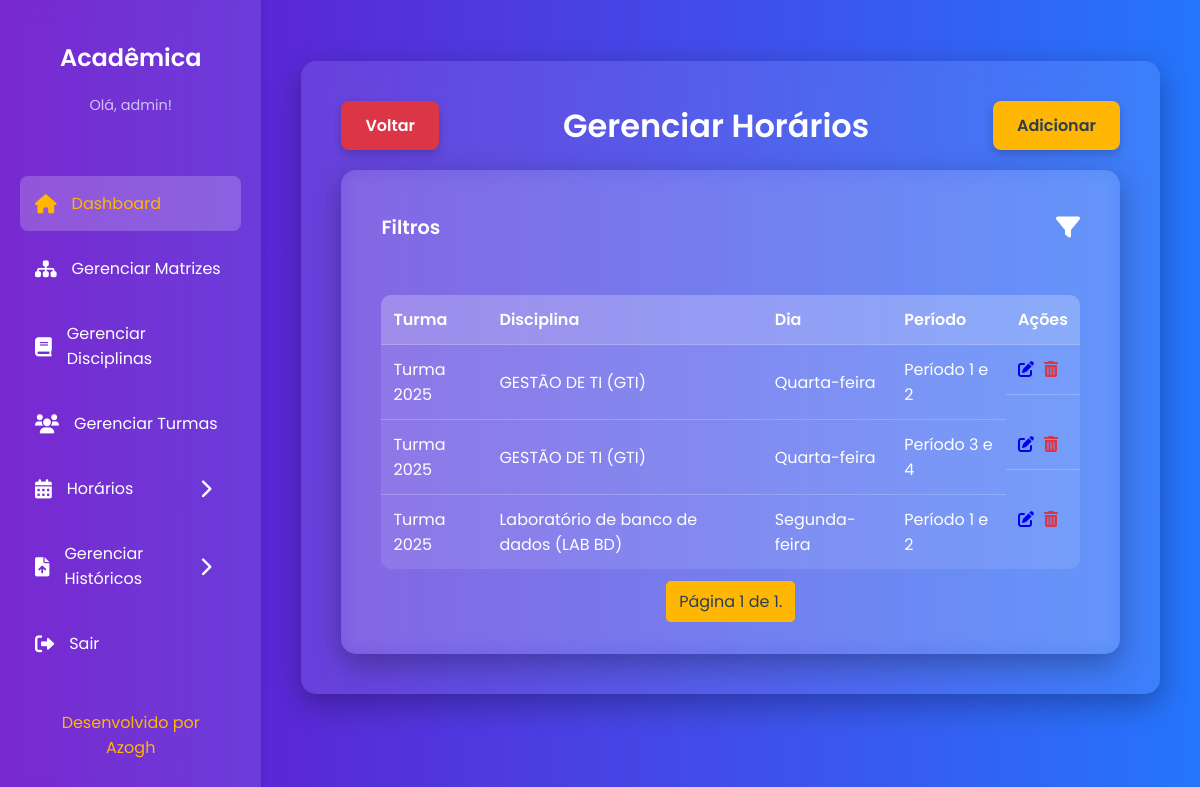
The page /horarios/ (signed in) on the database as committed earlier.
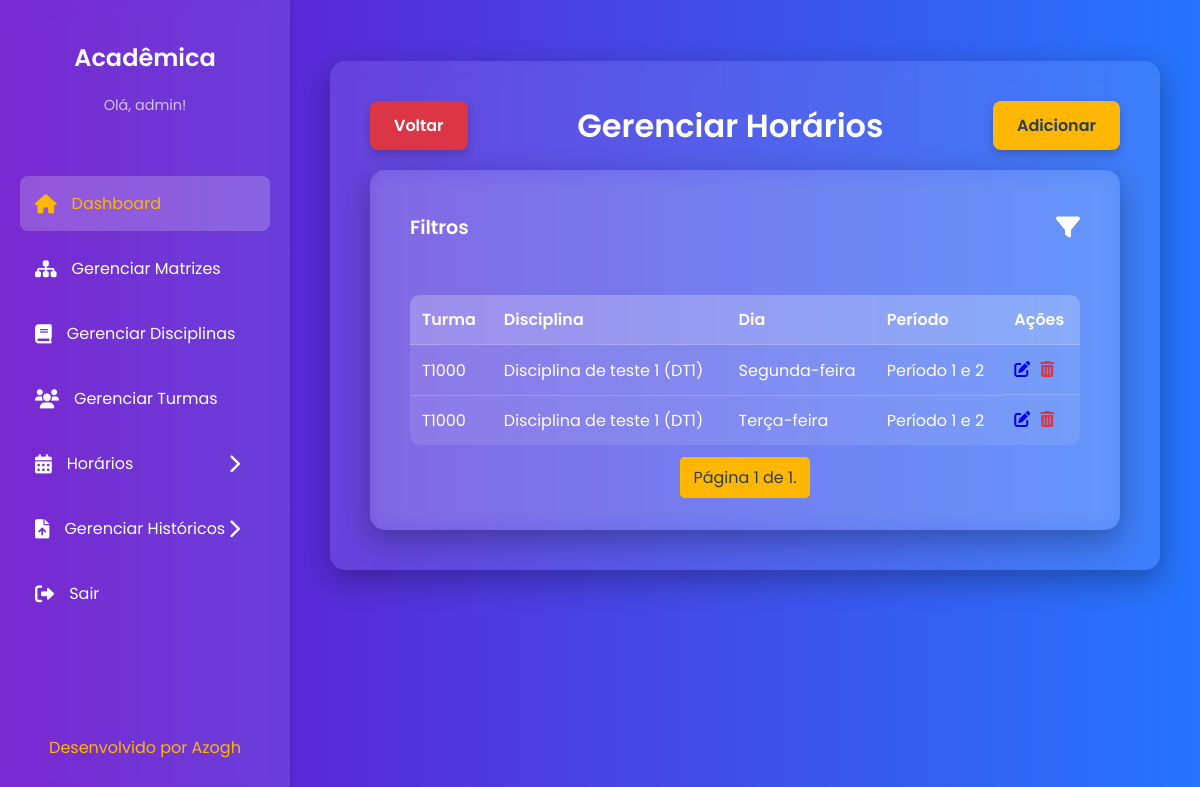
The same page on the database as committed later.
### core/models.py (models this page shows, shortened)
class Horario(models.Model):
    DIA_CHOICES = [
        ('SEG', 'Segunda-feira'),
        ('TER', 'Terça-feira'),
        ('QUA', 'Quarta-feira'),
        ('QUI', 'Quinta-feira'),
        ('SEX', 'Sexta-feira'),
    ]
    PERIODO_CHOICES = [
        ('1-2', 'Período 1 e 2'),
        ('3-4', 'Período 3 e 4'),
    ]
    dia_semana = models.CharField(max_length=3, choices=DIA_CHOICES, verbose_name="Dia da Semana")
    periodo = models.CharField(max_length=3, choices=PERIODO_CHOICES, verbose_name="Período")
    turma = models.ForeignKey(Turma, on_delete=models.CASCADE, verbose_name="Turma")
    disciplina = models.ForeignKey(Disciplinas, on_delete=models.CASCADE, verbose_name="Disciplina")
    usuario = models.ForeignKey(
        Usuario,
        on_delete=models.CASCADE,
        verbose_name="Criado por"
    )
    class Meta:
        db_table = 'HORARIO'
        unique_together = ('turma', 'dia_semana', 'periodo', 'disciplina')
        verbose_name = "Horário"
        verbose_name_plural = "Horários"

class Turma(models.Model):
    nome = models.CharField(max_length=45)
    ano_ingresso = models.IntegerField(verbose_name="Ano de Ingresso")
    usuario = models.ForeignKey(
        Usuario,
        on_delete=models.CASCADE,
        verbose_name="Criado por"
    )
    class Meta:
        db_table = 'TURMA'
        verbose_name = "Turma"
        verbose_name_plural = "Turmas"

class Disciplinas(models.Model):
    nome = models.CharField(max_length=100)
    sigla = models.CharField(max_length=10)
    ch = models.IntegerField(verbose_name="Carga Horária")
    semestre = models.PositiveSmallIntegerField()
    codigo = models.CharField(max_length=10)
    matriz_curricular = models.ForeignKey(
        MatrizCurricular,
        on_delete=models.CASCADE,
        verbose_name="Matriz Curricular"
    )
    usuario = models.ForeignKey(
        Usuario,
        on_delete=models.CASCADE,
        verbose_name="Criado por"
    )
    class Meta:
        db_table = 'DISCIPLINAS'
        verbose_name = "Disciplina"
        verbose_name_plural = "Disciplinas"

### core/views.py (the view)
# urls.py: path('horarios/', views.listar_horarios, name='listar_horarios'),
@login_required
def listar_horarios(request):
    horarios_list = Horario.objects.all().order_by('turma', 'dia_semana', 'periodo')
    turma_id = request.GET.get('turma')
    disciplina_id = request.GET.get('disciplina')
    dia_semana = request.GET.get('dia_semana')
    periodo = request.GET.get('periodo')
    if turma_id:
        horarios_list = horarios_list.filter(turma__pk=turma_id)
    if disciplina_id:
        horarios_list = horarios_list.filter(disciplina__pk=disciplina_id)
    if dia_semana:
        horarios_list = horarios_list.filter(dia_semana=dia_semana)
    if periodo:
        horarios_list = horarios_list.filter(periodo=periodo)
    turmas_disponiveis = Turma.objects.all()
    disciplinas_disponiveis = Disciplinas.objects.all()
    paginator = Paginator(horarios_list, 20)
    page = request.GET.get('page')
    try:
        horarios = paginator.page(page)
    except PageNotAnInteger:
        horarios = paginator.page(1)
    except EmptyPage:
        horarios = paginator.page(paginator.num_pages)
    return render(request, 'core/horarios/listar_horarios.html', {
        'horarios': horarios,
        'turmas_disponiveis': turmas_disponiveis,
        'disciplinas_disponiveis': disciplinas_disponiveis,
        'dia_semana_choices': Horario.DIA_CHOICES,
        'periodo_choices': Horario.PERIODO_CHOICES,
    })

### core/templates/core/horarios/listar_horarios.html (shortened to what this page needs)
{% extends 'core/base.html' %}
{% load static %}
{% block content %}
    <div style="display: flex; justify-content: space-between; align-items: center; margin-bottom: 20px;">
        <a href="{% url 'painel' %}" class="cancel-button">Voltar</a>
        <h1 style="margin: 0; text-align: center; flex-grow: 1;">Gerenciar Horários</h1>
        <a href="{% url 'adicionar_horario' %}" class="cta-button">Adicionar</a>
    </div>
    <div class="content-card">
        <div style="display: flex; justify-content: space-between; align-items: center; padding-bottom: 20px;">
            <h2 style="margin: 0; font-size: 1.2em;">Filtros</h2>
            <a href="#" id="filter-toggle" style="font-size: 1.5em; color: var(--text-color);"><i class="fas fa-filter"></i></a>
        </div>
        <table style="margin-top: 30px;">
            <thead>
                <tr>
                    <th>Turma</th>
                    <th>Disciplina</th>
                    <th>Dia</th>
                    <th>Período</th>
                    <th>Ações</th>
                </tr>
            </thead>
            <tbody>
                {% for horario in horarios %}
                <tr>
                    <td>{{ horario.turma.nome }}</td>
                    <td>{{ horario.disciplina.nome }} ({{ horario.disciplina.sigla }})</td>
                    <td>{{ horario.get_dia_semana_display }}</td>
                    <td>{{ horario.get_periodo_display }}</td>
                    <td style="display: flex; gap: 10px;">
                        <a href="{% url 'editar_horario' horario.pk %}"><i class="fas fa-pen-to-square"></i></a>
                        <a href="{% url 'excluir_horario' horario.pk %}" style="color: #dc3545;"><i class="fas fa-trash-can"></i></a>
                    </td>
                </tr>
                {% empty %}
                <tr>
                    <td colspan="5">Nenhum horário encontrado.</td>
                </tr>
                {% endfor %}
            </tbody>
        </table>
        <div class="pagination">
            <span class="step-links">
                <span class="current">
                    Página {{ horarios.number }} de {{ horarios.paginator.num_pages }}.
                </span>
            </span>
        </div>
    </div>
{% endblock %}

Rows that differ between the two databases and show on the page:
removed Horario: turma.nome "Turma 2025", disciplina.nome "GESTÃO DE TI", disciplina.sigla "GTI", dia_semana "Quarta-feira", periodo "Período 3 e 4"
changed Horario "Segunda-feira": turma.nome "Turma 2025" → "T1000"; disciplina.nome "Laboratório de banco de dados" → "Disciplina de teste 1"; disciplina.sigla "LAB BD" → "DT1"; moves up the list
changed Horario: turma.nome "Turma 2025" → "T1000"; disciplina.nome "GESTÃO DE TI" → "Disciplina de teste 1"; disciplina.sigla "GTI" → "DT1"; dia_semana "Quarta-feira" → "Terça-feira"
